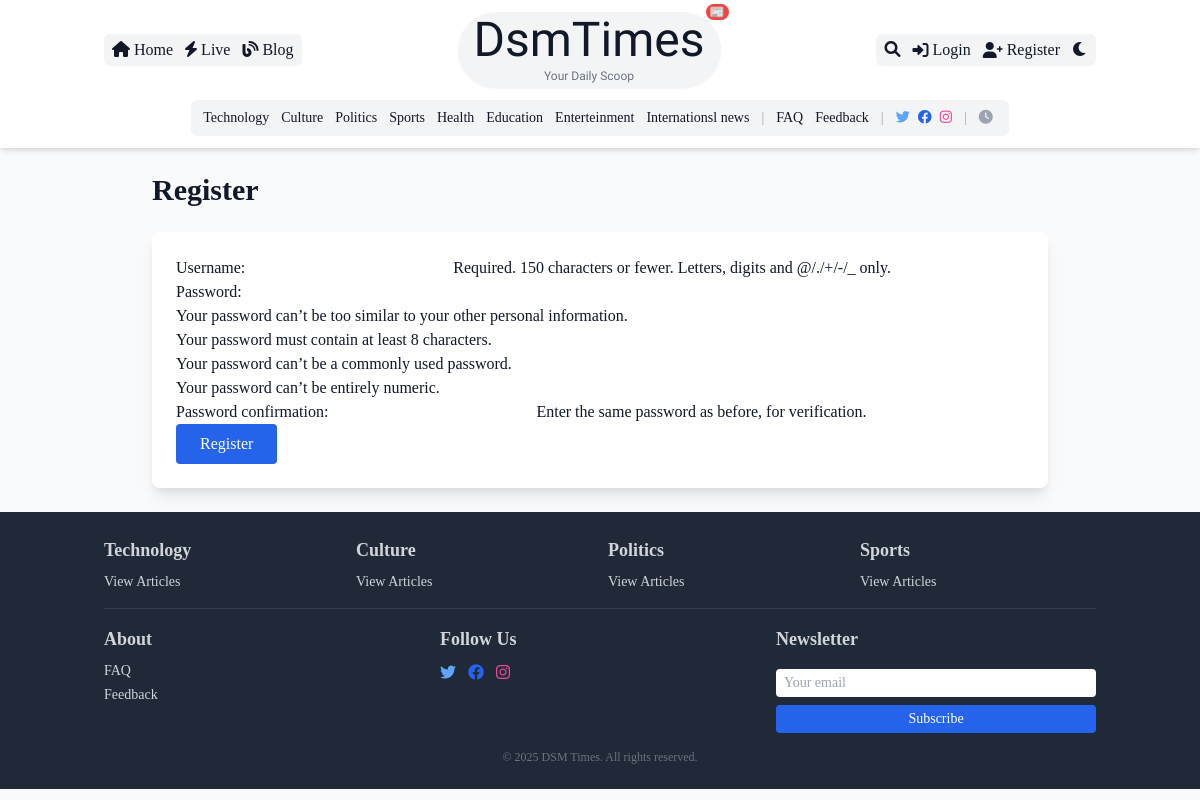
Page /accounts/register/ on the committed database.
### core/models.py (models this page shows, shortened)
class Category(models.Model):
    name = models.CharField(max_length=100, unique=True)
    slug = models.SlugField(unique=True)
    description = models.TextField(blank=True)
    image = models.ImageField(upload_to='category_images/', blank=True)
    is_special = models.BooleanField(default=False)
    color = models.CharField(max_length=7, blank=True, default='#000000')  # Hex color code

### core/views.py (the view)
# urls.py: path('accounts/register/', views.register, name='register'),
def register(request):
    if request.method == 'POST':
        form = UserCreationForm(request.POST)
        if form.is_valid():
            user = form.save()
            UserProfile.objects.create(user=user)
            login(request, user)
            messages.success(request, 'Registration successful! Welcome to DSM Times.')
            return redirect('home')
        else:
            messages.error(request, 'Please correct the errors below.')
    else:
        form = UserCreationForm()
    return render(request, 'registration/register.html', {'form': form})

### core/context_processors.py (called while the page is built)
def global_context(request):
    categories = Category.objects.all()
    dark_mode = request.session.get('dark_mode', False)
    return {'categories': categories, 'dark_mode': dark_mode}

### core/templates/registration/register.html (shortened to what this page needs)
{% extends 'core/base.html' %}
{% block content %}
    <section class="max-w-4xl mx-auto px-4 sm:px-0">
        <h1 class="text-2xl sm:text-3xl font-bold mb-6 text-gray-900 dark:text-white">Register</h1>
        <form method="post" class="bg-white dark:bg-gray-800 p-4 sm:p-6 rounded-lg shadow-lg">
            {{ form.as_p }}
            <button type="submit" class="bg-blue-600 text-white py-2 px-6 rounded hover:bg-blue-700 transition">Register</button>
        </form>
    </section>
{% endblock %}

### core/templates/core/base.html (shortened to what this page needs)
{% load static %}
<!DOCTYPE html>
<html lang="en" class="{% if request.session.dark_mode %}dark{% endif %}">
<head>
    <link href="https://cdn.jsdelivr.net/npm/tailwindcss@2.2.19/dist/tailwind.min.css" rel="stylesheet">
    <link rel="stylesheet" href="https://cdnjs.cloudflare.com/ajax/libs/font-awesome/6.0.0/css/all.min.css">
    <link rel="stylesheet" href="{% static 'css/custom.css' %}">
</head>
<body class="bg-gray-50 dark:bg-gray-900 text-gray-900 dark:text-gray-100 font-serif antialiased">
    <header class="bg-white dark:bg-gray-800 shadow-md sticky top-0 z-50">
        <nav class="container mx-auto px-4 py-3">
            <div class="flex items-center justify-between">
                <div class="hidden sm:flex items-center space-x-3 bg-gray-100 dark:bg-transparent rounded-md px-2 py-1">
                    <a href="{% url 'home' %}" class="hover:text-blue-400 transition"><i class="fas fa-home mr-1"></i>Home</a>
                    <a href="{% url 'live_updates' %}" class="hover:text-blue-400 transition"><i class="fas fa-bolt mr-1"></i>Live</a>
                    <a href="{% url 'blog' %}" class="hover:text-blue-400 transition"><i class="fas fa-blog mr-1"></i>Blog</a>
                </div>
                <div class="flex-1 flex justify-center">
                    <a href="{% url 'home' %}" class="relative text-4xl sm:text-5xl lobster-regular font-semibold text-gray-900 dark:text-white hover:text-blue-500 transition-colors duration-300 ease-in-out bg-gray-100 dark:bg-transparent rounded-full px-4 py-1 shadow-sm dark:shadow-none">
                        DsmTimes
                        <span class="absolute -top-2 -right-2 text-xs bg-red-500 text-white rounded-full px-1 animate-pulse">📰</span>
                        <span class="block text-xs text-center text-gray-500 dark:text-gray-300 mt-1">Your Daily Scoop</span>
                    </a>
                </div>
                <div class="flex items-center space-x-2 sm:space-x-3 bg-gray-100 dark:bg-transparent rounded-md px-2 py-1">
                    <a href="{% url 'search' %}" class="hover:text-blue-400 transition"><i class="fas fa-search"></i></a>
                    {% if user.is_authenticated %}
                        <a href="{% url 'profile' %}" class="hover:text-blue-400 transition hidden sm:flex items-center text-sm"><i class="fas fa-user mr-1"></i>{{ user.username|truncatechars:10 }}{% if user.userprofile.is_editor %}{% if user.userprofile.is_chief_editor %} (Chief){% else %} (Ed){% endif %}{% endif %}</a>
                        {% if user.userprofile.is_chief_editor %}
                            <a href="{% url 'custom_admin' %}" class="hover:text-blue-400 transition hidden sm:flex items-center"><i class="fas fa-crown mr-1"></i>Admin</a>
                        {% endif %}
                        <form method="post" action="{% url 'logout' %}" class="inline hidden sm:block">
                            {% csrf_token %}
                            <button type="submit" class="hover:text-blue-400 transition flex items-center"><i class="fas fa-sign-out-alt mr-1"></i>Logout</button>
                        </form>
                    {% else %}
                        <a href="{% url 'login' %}" class="hover:text-blue-400 transition hidden sm:flex items-center"><i class="fas fa-sign-in-alt mr-1"></i>Login</a>
                        <a href="{% url 'register' %}" class="hover:text-blue-400 transition hidden sm:flex items-center"><i class="fas fa-user-plus mr-1"></i>Register</a>
                    {% endif %}
                    <a href="{% url 'toggle_dark_mode' %}" class="hover:text-blue-400 transition">
                        <i class="{% if request.session.dark_mode %}fas fa-sun text-yellow-400{% else %}fas fa-moon{% endif %}"></i>
                    </a>
                </div>
            </div>
            <div class="hidden sm:flex justify-center mt-3">
                <div class="bg-gray-100 dark:bg-transparent rounded-md px-3 py-2 flex flex-wrap items-center space-x-3 text-sm">
                    {% for category in categories %}
                        <a href="{% url 'category_detail' category.slug %}" class="hover:text-blue-400 transition relative {% if category.is_special %}special-category{% endif %}" data-color="{{ category.color }}">
                            {{ category.name }}
                        </a>
                    {% endfor %}
                    <span class="text-gray-400 dark:text-gray-300 mx-1">|</span>
                    <a href="{% url 'faq' %}" class="hover:text-blue-400 transition">FAQ</a>
                    <a href="{% url 'feedback' %}" class="hover:text-blue-400 transition">Feedback</a>
                    <span class="text-gray-400 dark:text-gray-300 mx-1">|</span>
                    <div class="flex space-x-2">
                        <a href="#" class="text-blue-400 hover:text-blue-500"><i class="fab fa-twitter"></i></a>
                        <a href="#" class="text-blue-600 hover:text-blue-700"><i class="fab fa-facebook"></i></a>
                        <a href="#" class="text-pink-500 hover:text-pink-600"><i class="fab fa-instagram"></i></a>
                    </div>
                    <span class="text-gray-400 dark:text-gray-300 mx-1">|</span>
                    <span><i class="fas fa-clock mr-1 text-gray-400 dark:text-gray-300"></i>{{ "now"|date:"H:i, F j, Y" }}</span>
                </div>
            </div>
        </nav>
    </header>
    <main class="container mx-auto px-4 py-6">
        {% block content %}{% endblock %}
    </main>
    <footer class="bg-gray-800 text-gray-300 py-6">
        <div class="container mx-auto px-4 grid grid-cols-1 sm:grid-cols-2 md:grid-cols-4 gap-4">
            {% for category in categories.all|slice:":4" %}
                <div>
                    <h3 class="text-base sm:text-lg font-semibold mb-2">{{ category.name }}</h3>
                    <ul class="space-y-1 text-sm">
                        <li><a href="{% url 'category_detail' category.slug %}" class="hover:text-blue-400 transition">View Articles</a></li>
                    </ul>
                </div>
            {% endfor %}
            <div class="mt-4 sm:mt-0 md:col-span-4 border-t border-gray-700 pt-4 grid grid-cols-1 sm:grid-cols-3 gap-4">
                <div>
                    <h3 class="text-base sm:text-lg font-semibold mb-2">About</h3>
                    <ul class="space-y-1 text-sm">
                        <li><a href="{% url 'faq' %}" class="hover:text-blue-400 transition">FAQ</a></li>
                        <li><a href="{% url 'feedback' %}" class="hover:text-blue-400 transition">Feedback</a></li>
                    </ul>
                </div>
                <div>
                    <h3 class="text-base sm:text-lg font-semibold mb-2">Follow Us</h3>
                    <div class="flex space-x-3">
                        <a href="#" class="text-blue-400 hover:text-blue-500 transition"><i class="fab fa-twitter"></i></a>
                        <a href="#" class="text-blue-600 hover:text-blue-700 transition"><i class="fab fa-facebook"></i></a>
                        <a href="#" class="text-pink-500 hover:text-pink-600 transition"><i class="fab fa-instagram"></i></a>
                    </div>
                </div>
                <div>
                    <h3 class="text-base sm:text-lg font-semibold mb-2">Newsletter</h3>
                    <form action="{% url 'subscribe' %}" method="post" class="flex flex-col space-y-2">
                        <input type="email" placeholder="Your email" class="w-full px-2 py-1 text-gray-900 text-sm rounded focus:outline-none focus:ring-1 focus:ring-blue-400">
                        <button type="submit" class="w-full bg-blue-600 hover:bg-blue-700 text-white py-1 text-sm rounded transition">Subscribe</button>
                    </form>
                </div>
            </div>
        </div>
        <p class="text-center mt-4 text-gray-500 text-xs">© 2025 DSM Times. All rights reserved.</p>
    </footer>
</body>
</html>

### static/css/custom.css (style rules this page uses)
body { font-family: 'Times New Roman', Times, serif; }
.lobster-regular { font-family: "Lobster", sans-serif; font-weight: 400; font-style: normal; }

### rows in the picture
Category: name "Technology"
Category: name "Culture"
Category: name "Politics"
Category: name "Sports"
Category: name "Health"
Category: name "Education"
Category: name "Enterteinment"
Category: name "Internationsl news"
